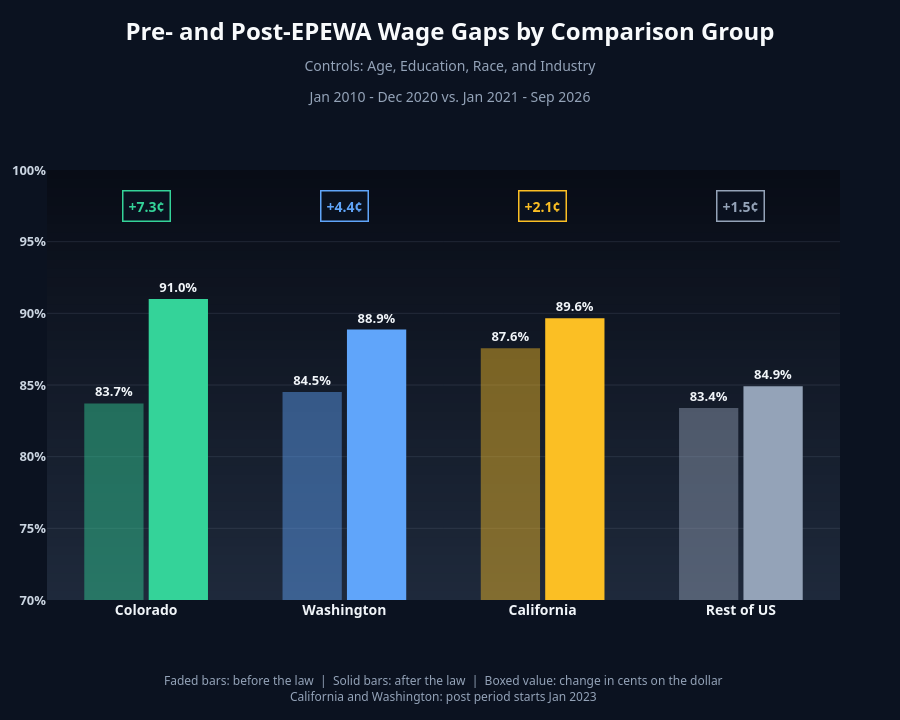

The notebook cell saved with this chart:
### Code cell
fig = plot_group_gaps(results_df, "Pre- and Post-EPEWA Wage Gaps by Comparison Group", "Age, Education, Race, and Industry",
                      save_as="groups_industry")

### Figure 1 — Plotly figure (JSON) as saved in the notebook; plotly's stock layout.template omitted (floating-point values rounded to 4 significant figures)
{"data": [{"cliponaxis": false, "hovertemplate": "%{x} (Before the law): %{text}<extra></extra>", "marker": {"color": ["rgba(52,211,153,0.45)", "rgba(96,165,250,0.45)", "rgba(251,191,36,0.45)", "rgba(148,163,184,0.45)"], "line": {"width": 0}}, "name": "Before the law", "text": ["<b>83.7%</b>", "<b>84.5%</b>", "<b>87.6%</b>", "<b>83.4%</b>"], "textfont": {"color": "#f1f5f9", "size": 13}, "textposition": "outside", "type": "bar", "x": ["<b>Colorado</b>", "<b>Washington</b>", "<b>California</b>", "<b>Rest of US</b>"], "y": [0.8371, 0.8451, 0.8757, 0.834]}, {"cliponaxis": false, "hovertemplate": "%{x} (After the law): %{text}<extra></extra>", "marker": {"color": ["#34d399", "#60a5fa", "#fbbf24", "#94a3b8"], "line": {"width": 0}}, "name": "After the law", "text": ["<b>91.0%</b>", "<b>88.9%</b>", "<b>89.6%</b>", "<b>84.9%</b>"], "textfont": {"color": "#f1f5f9", "size": 13}, "textposition": "outside", "type": "bar", "x": ["<b>Colorado</b>", "<b>Washington</b>", "<b>California</b>", "<b>Rest of US</b>"], "y": [0.91, 0.8886, 0.8965, 0.8491]}], "layout": {"annotations": [{"font": {"color": "#94a3b8", "size": 12}, "showarrow": false, "text": "Faded bars: before the law  |  Solid bars: after the law  |  Boxed value: change in cents on the dollar<br>California and Washington: post period starts Jan 2023", "x": 0.5, "xref": "paper", "y": 0, "yanchor": "top", "yref": "paper", "yshift": -70}, {"bgcolor": "rgba(11,18,32,0.85)", "bordercolor": "#34d399", "borderpad": 5, "borderwidth": 1.5, "font": {"color": "#34d399", "size": 14}, "showarrow": false, "text": "<b>+7.3¢</b>", "x": "<b>Colorado</b>", "xref": "x", "y": 0.975, "yref": "y"}, {"bgcolor": "rgba(11,18,32,0.85)", "bordercolor": "#60a5fa", "borderpad": 5, "borderwidth": 1.5, "font": {"color": "#60a5fa", "size": 14}, "showarrow": false, "text": "<b>+4.4¢</b>", "x": "<b>Washington</b>", "xref": "x", "y": 0.975, "yref": "y"}, {"bgcolor": "rgba(11,18,32,0.85)", "bordercolor": "#fbbf24", "borderpad": 5, "borderwidth": 1.5, "font": {"color": "#fbbf24", "size": 14}, "showarrow": false, "text": "<b>+2.1¢</b>", "x": "<b>California</b>", "xref": "x", "y": 0.975, "yref": "y"}, {"bgcolor": "rgba(11,18,32,0.85)", "bordercolor": "#94a3b8", "borderpad": 5, "borderwidth": 1.5, "font": {"color": "#94a3b8", "size": 14}, "showarrow": false, "text": "<b>+1.5¢</b>", "x": "<b>Rest of US</b>", "xref": "x", "y": 0.975, "yref": "y"}], "bargap": 0.35, "bargroupgap": 0.08, "barmode": "group", "font": {"color": "#cbd5e1", "family": "Bahnschrift, 'Segoe UI Variable Display', 'Segoe UI', Helvetica, Arial, sans-serif"}, "height": 720, "margin": {"b": 120, "l": 20, "r": 60, "t": 170}, "paper_bgcolor": "#0b1220", "plot_bgcolor": "rgba(0,0,0,0)", "shapes": [{"fillcolor": "rgb(8, 12, 22)", "layer": "below", "line": {"width": 0}, "type": "rect", "x0": 0, "x1": 1, "xref": "paper", "y0": 0, "y1": 1, "yref": "paper"}, {"fillcolor": "rgb(8, 13, 23)", "layer": "below", "line": {"width": 0}, "type": "rect", "x0": 0, "x1": 1, "xref": "paper", "y0": 0, "y1": 0.9792, "yref": "paper"}, {"fillcolor": "rgb(9, 13, 24)", "layer": "below", "line": {"width": 0}, "type": "rect", "x0": 0, "x1": 1, "xref": "paper", "y0": 0, "y1": 0.9583, "yref": "paper"}, {"fillcolor": "rgb(9, 14, 24)", "layer": "below", "line": {"width": 0}, "type": "rect", "x0": 0, "x1": 1, "xref": "paper", "y0": 0, "y1": 0.9375, "yref": "paper"}, {"fillcolor": "rgb(10, 14, 25)", "layer": "below", "line": {"width": 0}, "type": "rect", "x0": 0, "x1": 1, "xref": "paper", "y0": 0, "y1": 0.9167, "yref": "paper"}, {"fillcolor": "rgb(10, 15, 26)", "layer": "below", "line": {"width": 0}, "type": "rect", "x0": 0, "x1": 1, "xref": "paper", "y0": 0, "y1": 0.8958, "yref": "paper"}, {"fillcolor": "rgb(11, 16, 27)", "layer": "below", "line": {"width": 0}, "type": "rect", "x0": 0, "x1": 1, "xref": "paper", "y0": 0, "y1": 0.875, "yref": "paper"}, {"fillcolor": "rgb(11, 16, 28)", "layer": "below", "line": {"width": 0}, "type": "rect", "x0": 0, "x1": 1, "xref": "paper", "y0": 0, "y1": 0.8542, "yref": "paper"}, {"fillcolor": "rgb(12, 17, 28)", "layer": "below", "line": {"width": 0}, "type": "rect", "x0": 0, "x1": 1, "xref": "paper", "y0": 0, "y1": 0.8333, "yref": "paper"}, {"fillcolor": "rgb(12, 18, 29)", "layer": "below", "line": {"width": 0}, "type": "rect", "x0": 0, "x1": 1, "xref": "paper", "y0": 0, "y1": 0.8125, "yref": "paper"}, {"fillcolor": "rgb(13, 18, 30)", "layer": "below", "line": {"width": 0}, "type": "rect", "x0": 0, "x1": 1, "xref": "paper", "y0": 0, "y1": 0.7917, "yref": "paper"}, {"fillcolor": "rgb(13, 19, 31)", "layer": "below", "line": {"width": 0}, "type": "rect", "x0": 0, "x1": 1, "xref": "paper", "y0": 0, "y1": 0.7708, "yref": "paper"}, {"fillcolor": "rgb(14, 19, 31)", "layer": "below", "line": {"width": 0}, "type": "rect", "x0": 0, "x1": 1, "xref": "paper", "y0": 0, "y1": 0.75, "yref": "paper"}, {"fillcolor": "rgb(14, 20, 32)", "layer": "below", "line": {"width": 0}, "type": "rect", "x0": 0, "x1": 1, "xref": "paper", "y0": 0, "y1": 0.7292, "yref": "paper"}, {"fillcolor": "rgb(15, 21, 33)", "layer": "below", "line": {"width": 0}, "type": "rect", "x0": 0, "x1": 1, "xref": "paper", "y0": 0, "y1": 0.7083, "yref": "paper"}, {"fillcolor": "rgb(15, 21, 34)", "layer": "below", "line": {"width": 0}, "type": "rect", "x0": 0, "x1": 1, "xref": "paper", "y0": 0, "y1": 0.6875, "yref": "paper"}, {"fillcolor": "rgb(15, 22, 35)", "layer": "below", "line": {"width": 0}, "type": "rect", "x0": 0, "x1": 1, "xref": "paper", "y0": 0, "y1": 0.6667, "yref": "paper"}, {"fillcolor": "rgb(16, 22, 35)", "layer": "below", "line": {"width": 0}, "type": "rect", "x0": 0, "x1": 1, "xref": "paper", "y0": 0, "y1": 0.6458, "yref": "paper"}, {"fillcolor": "rgb(16, 23, 36)", "layer": "below", "line": {"width": 0}, "type": "rect", "x0": 0, "x1": 1, "xref": "paper", "y0": 0, "y1": 0.625, "yref": "paper"}, {"fillcolor": "rgb(17, 24, 37)", "layer": "below", "line": {"width": 0}, "type": "rect", "x0": 0, "x1": 1, "xref": "paper", "y0": 0, "y1": 0.6042, "yref": "paper"}, {"fillcolor": "rgb(17, 24, 38)", "layer": "below", "line": {"width": 0}, "type": "rect", "x0": 0, "x1": 1, "xref": "paper", "y0": 0, "y1": 0.5833, "yref": "paper"}, {"fillcolor": "rgb(18, 25, 39)", "layer": "below", "line": {"width": 0}, "type": "rect", "x0": 0, "x1": 1, "xref": "paper", "y0": 0, "y1": 0.5625, "yref": "paper"}, {"fillcolor": "rgb(18, 26, 39)", "layer": "below", "line": {"width": 0}, "type": "rect", "x0": 0, "x1": 1, "xref": "paper", "y0": 0, "y1": 0.5417, "yref": "paper"}, {"fillcolor": "rgb(19, 26, 40)", "layer": "below", "line": {"width": 0}, "type": "rect", "x0": 0, "x1": 1, "xref": "paper", "y0": 0, "y1": 0.5208, "yref": "paper"}, {"fillcolor": "rgb(19, 27, 41)", "layer": "below", "line": {"width": 0}, "type": "rect", "x0": 0, "x1": 1, "xref": "paper", "y0": 0, "y1": 0.5, "yref": "paper"}, {"fillcolor": "rgb(20, 27, 42)", "layer": "below", "line": {"width": 0}, "type": "rect", "x0": 0, "x1": 1, "xref": "paper", "y0": 0, "y1": 0.4792, "yref": "paper"}, {"fillcolor": "rgb(20, 28, 42)", "layer": "below", "line": {"width": 0}, "type": "rect", "x0": 0, "x1": 1, "xref": "paper", "y0": 0, "y1": 0.4583, "yref": "paper"}, {"fillcolor": "rgb(21, 29, 43)", "layer": "below", "line": {"width": 0}, "type": "rect", "x0": 0, "x1": 1, "xref": "paper", "y0": 0, "y1": 0.4375, "yref": "paper"}, {"fillcolor": "rgb(21, 29, 44)", "layer": "below", "line": {"width": 0}, "type": "rect", "x0": 0, "x1": 1, "xref": "paper", "y0": 0, "y1": 0.4167, "yref": "paper"}, {"fillcolor": "rgb(22, 30, 45)", "layer": "below", "line": {"width": 0}, "type": "rect", "x0": 0, "x1": 1, "xref": "paper", "y0": 0, "y1": 0.3958, "yref": "paper"}, {"fillcolor": "rgb(22, 31, 46)", "layer": "below", "line": {"width": 0}, "type": "rect", "x0": 0, "x1": 1, "xref": "paper", "y0": 0, "y1": 0.375, "yref": "paper"}, {"fillcolor": "rgb(23, 31, 46)", "layer": "below", "line": {"width": 0}, "type": "rect", "x0": 0, "x1": 1, "xref": "paper", "y0": 0, "y1": 0.3542, "yref": "paper"}, {"fillcolor": "rgb(23, 32, 47)", "layer": "below", "line": {"width": 0}, "type": "rect", "x0": 0, "x1": 1, "xref": "paper", "y0": 0, "y1": 0.3333, "yref": "paper"}, {"fillcolor": "rgb(23, 32, 48)", "layer": "below", "line": {"width": 0}, "type": "rect", "x0": 0, "x1": 1, "xref": "paper", "y0": 0, "y1": 0.3125, "yref": "paper"}, {"fillcolor": "rgb(24, 33, 49)", "layer": "below", "line": {"width": 0}, "type": "rect", "x0": 0, "x1": 1, "xref": "paper", "y0": 0, "y1": 0.2917, "yref": "paper"}, {"fillcolor": "rgb(24, 34, 50)", "layer": "below", "line": {"width": 0}, "type": "rect", "x0": 0, "x1": 1, "xref": "paper", "y0": 0, "y1": 0.2708, "yref": "paper"}, {"fillcolor": "rgb(25, 34, 50)", "layer": "below", "line": {"width": 0}, "type": "rect", "x0": 0, "x1": 1, "xref": "paper", "y0": 0, "y1": 0.25, "yref": "paper"}, {"fillcolor": "rgb(25, 35, 51)", "layer": "below", "line": {"width": 0}, "type": "rect", "x0": 0, "x1": 1, "xref": "paper", "y0": 0, "y1": 0.2292, "yref": "paper"}, {"fillcolor": "rgb(26, 35, 52)", "layer": "below", "line": {"width": 0}, "type": "rect", "x0": 0, "x1": 1, "xref": "paper", "y0": 0, "y1": 0.2083, "yref": "paper"}, {"fillcolor": "rgb(26, 36, 53)", "layer": "below", "line": {"width": 0}, "type": "rect", "x0": 0, "x1": 1, "xref": "paper", "y0": 0, "y1": 0.1875, "yref": "paper"}, {"fillcolor": "rgb(27, 37, 53)", "layer": "below", "line": {"width": 0}, "type": "rect", "x0": 0, "x1": 1, "xref": "paper", "y0": 0, "y1": 0.1667, "yref": "paper"}, {"fillcolor": "rgb(27, 37, 54)", "layer": "below", "line": {"width": 0}, "type": "rect", "x0": 0, "x1": 1, "xref": "paper", "y0": 0, "y1": 0.1458, "yref": "paper"}, {"fillcolor": "rgb(28, 38, 55)", "layer": "below", "line": {"width": 0}, "type": "rect", "x0": 0, "x1": 1, "xref": "paper", "y0": 0, "y1": 0.125, "yref": "paper"}, {"fillcolor": "rgb(28, 39, 56)", "layer": "below", "line": {"width": 0}, "type": "rect", "x0": 0, "x1": 1, "xref": "paper", "y0": 0, "y1": 0.1042, "yref": "paper"}, {"fillcolor": "rgb(29, 39, 57)", "layer": "below", "line": {"width": 0}, "type": "rect", "x0": 0, "x1": 1, "xref": "paper", "y0": 0, "y1": 0.08333, "yref": "paper"}, {"fillcolor": "rgb(29, 40, 57)", "layer": "below", "line": {"width": 0}, "type": "rect", "x0": 0, "x1": 1, "xref": "paper", "y0": 0, "y1": 0.0625, "yref": "paper"}, {"fillcolor": "rgb(30, 40, 58)", "layer": "below", "line": {"width": 0}, "type": "rect", "x0": 0, "x1": 1, "xref": "paper", "y0": 0, "y1": 0.04167, "yref": "paper"}, {"fillcolor": "rgb(30, 41, 59)", "layer": "below", "line": {"width": 0}, "type": "rect", "x0": 0, "x1": 1, "xref": "paper", "y0": 0, "y1": 0.02083, "yref": "paper"}], "showlegend": false, "title": {"font": {"color": "#f8fafc", "size": 24}, "pad": {"t": 40}, "text": "<b>Pre- and Post-EPEWA Wage Gaps by Comparison Group</b><br><span style='font-size:14px;color:#94a3b8'>Controls: Age, Education, Race, and Industry<br>Jan 2010 - Dec 2020 vs. Jan 2021 - Sep 2026</span>", "x": 0.5, "xanchor": "center", "y": 1, "yanchor": "top"}, "xaxis": {"showgrid": false, "tickfont": {"color": "#f1f5f9", "size": 14}}, "yaxis": {"dtick": 0.05, "gridcolor": "rgba(148,163,184,0.15)", "range": [0.7, 1], "showgrid": true, "showline": false, "tickfont": {"color": "#cbd5e1", "size": 13, "weight": "bold"}, "tickformat": ".0%"}}}
